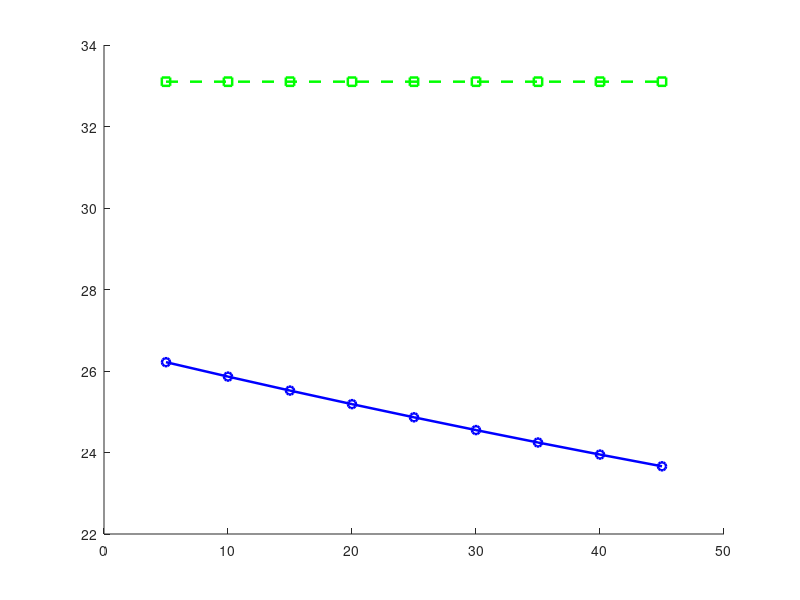

The MATLAB source for this figure: (Note: this script raises an error after producing the figure.)
%Trabalho Final - Desempenho
%Parte 5 - Análise de Decolagem com Pista Balanceada
%Exercício Opcional 2: BFL vs AEO
%Slides 1 a 16 - Aula Desempenho em Pista

%% DADOS DA AERONAVE
m_ref    = 33100;         % Massa de referência [kg]
S        = 88;            % Área da asa [m²]
g        = 9.81;          % Gravidade [m/s²]
T_max    = 55600;         % Tração total ao nível do mar [N]

%% PARÂMETROS DE DECOLAGEM
u_r      = 0.02;          % Coef. de atrito rolamento
u_b      = 0.35;          % Coef. de atrito frenagem
CL0      = 0.3;           % CL no solo (flaps)
CL_max   = 2.5;           % CL máximo (flaps)
CD0      = 0.03;          % Cd parasita
k        = 0.07;          % Cd induzido

%% CONDIÇÕES ATMOSFÉRICAS (ISA–10 a ISA+30)
T_ISA    = 15;                                    % ISA ao nível [°C]
T_vec    = (T_ISA-10):5:(T_ISA+30);               % –10…+30 ISA em 5°C

%% PRÉ-ALOCAR VETORES
nT        = numel(T_vec);
MTOW_BFL  = zeros(1,nT);
V1_vec    = zeros(1,nT);
MTOW_AEO  = zeros(1,nT);

%% LOOP POR TEMPERATURA
for i = 1:nT
    T = T_vec(i);
    rho = 1.225 * (288.15/(T+273.15));           % densidade [kg/m³]
    T_avail = T_max * (rho/1.225)^0.6;            % tração ajustada
    
    % ===== 1) MTOW limitado por BFL =====
    MTOWg = 30000;    % chute inicial [kg]
    V1g   = 50;       % chute inicial [m/s]
    for it = 1:1000
        V_stall = sqrt(2*MTOWg*g/(rho*S*CL_max));
        V_LOF   = 1.1 * V_stall;
        
        % empuxo com um motor inop.
        T_OEI   = 0.5 * T_avail;
        
        % arrasto & sustentação no solo
        CL_gr   = CL0;
        CD_gr   = CD0 + k*CL_gr^2;
        D_avg   = 0.5*rho*V_LOF^2*S*CD_gr;
        L_avg   = 0.5*rho*V_LOF^2*S*CL_gr;
        
        % aceleração média OEI e TOD OEI
        F_net   = T_OEI - D_avg - u_r*(MTOWg*g - L_avg);
        a_avg   = F_net / MTOWg;
        TOD_OEI = V_LOF^2/(2*a_avg);
        
        % abortagem
        t_react = 2;
        d_react = V1g * t_react;
        a_brake = u_b * g;
        d_brake = V1g^2/(2*a_brake);
        ASD     = d_react + d_brake;
        
        BFL = max(TOD_OEI, ASD);
        if abs(BFL-1500)<0.1; break; end
        
        % ajustar chute
        if BFL>1500
            MTOWg = MTOWg * 0.998;
            V1g   = V1g   * 0.998;
        else
            MTOWg = MTOWg * 1.002;
            V1g   = V1g   * 1.002;
        end
    end
    MTOW_BFL(i) = MTOWg;
    V1_vec(i)   = V1g;
    
    % ===== 2) MTOW limitado por AEO =====
    MTOWg = 30000;  % novo chute
    for it = 1:1000
        V_stall = sqrt(2*MTOWg*g/(rho*S*CL_max));
        V_LOF   = 1.1 * V_stall;
        
        % aceleração AEO
        D_avg   = 0.5*rho*V_LOF^2*S*(CD0 + k*CL0^2);
        L_avg   = 0.5*rho*V_LOF^2*S*CL0;
        F_net   = T_avail - D_avg - u_r*(MTOWg*g - L_avg);
        a_avg   = F_net / MTOWg;
        TOD_AEO = V_LOF^2/(2*a_avg);
        
        if abs(TOD_AEO-1500)<0.1; break; end
        
        if TOD_AEO>1500
            MTOWg = MTOWg * 0.998;
        else
            MTOWg = MTOWg * 1.002;
        end
    end
    MTOW_AEO(i) = min(MTOWg, m_ref);  % clip no MTOW certificado
end

%% PLOT FINAL
figure; hold on;
plot(T_vec, MTOW_BFL/1000, 'b-o', 'LineWidth',1.8);
plot(T_vec, MTOW_AEO/1000, 'g--s', 'LineWidth',1.8);
yline(m_ref/1000,'r--','MTOW_{ref} = 33.1 t','LineWidth',1.5);
xlabel('Temperatura [°C]','FontSize',12);
ylabel('MTOW [t]','FontSize',12);
title('MTOW limitado por BFL (OEI) vs AEO','FontSize',14);
legend('MTOW BFL (OEI)','MTOW AEO (todos motores)','MTOW_{ref}','Location','SouthWest');
grid on;
